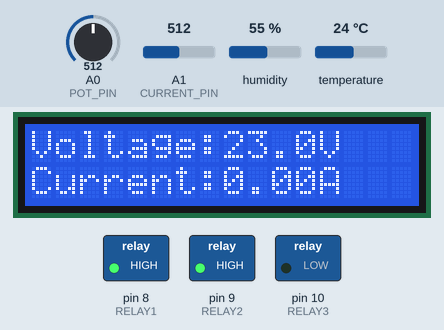
Simulated run of this sketch. Board: Arduino Uno, built with avr-gcc and run on an emulated ATmega328P. On the bench: 16×2 character LCD, switched loads named in the sketch (green lamp = pin HIGH). The test bench sets the inputs (shaded band); at power-on: A0 (POT_PIN) = 512, humidity 55 %, A1 (CURRENT_PIN) = 512, temperature 24 °C. What the sketch prints to the serial monitor is not drawn.

Above: at 9.9 s.
10.0 s: A0 (POT_PIN) set to 485
At 12.6 s:
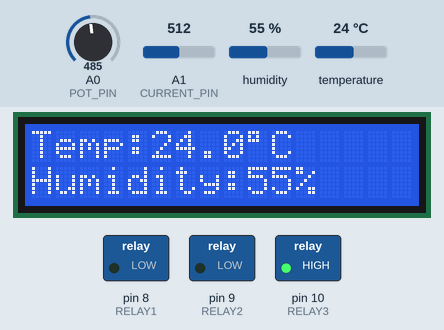
15.6 s: A0 (POT_PIN) set to 401
At 20.7 s:
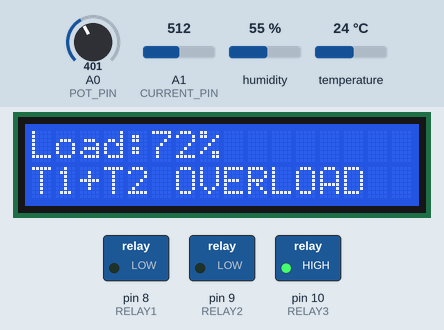
21.0 s: A0 (POT_PIN) set to 381
At 26.3 s:
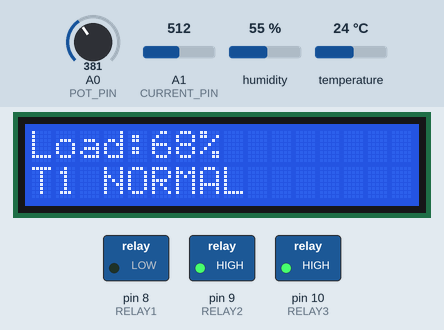
26.6 s: humidity set to 22 %
At 29.9 s:
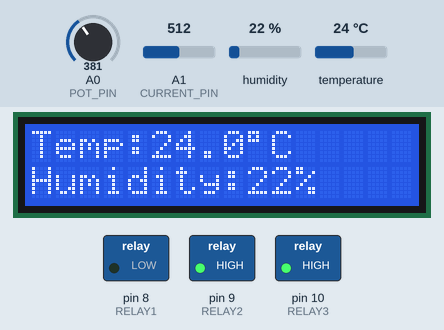
32.2 s: A1 (CURRENT_PIN) set to 566
At 34.4 s:
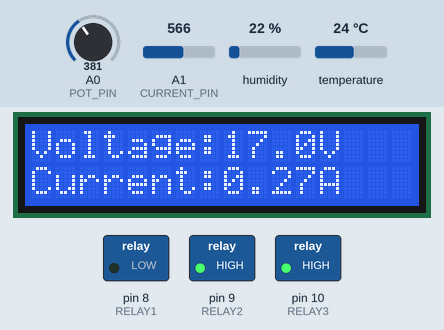
37.1 s: A0 (POT_PIN) set to 566
At 38.4 s:
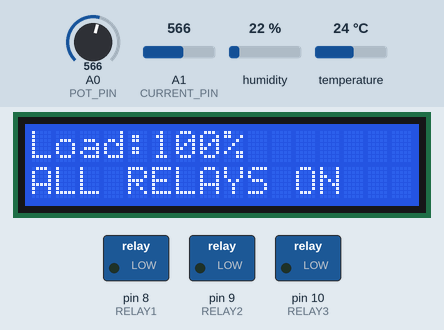
Timing chart, 0 to 41.7 s (numbered marks = the images above; inputs shaded):
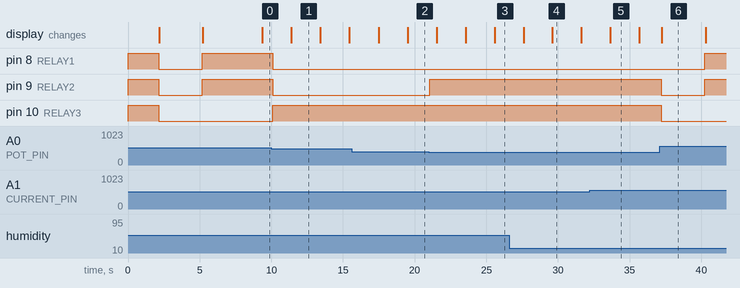

The sketch:

LOAD_BALANCING_USING_ARDUINO_DHT.ino
```cpp
#include <Wire.h>
#include <LiquidCrystal_I2C.h>
#include <DHT.h>

// =====================================================
// LCD
// =====================================================
LiquidCrystal_I2C lcd(0x27, 16, 2);

// =====================================================
// DHT11
// =====================================================
#define DHT_PIN  2
#define DHT_TYPE DHT11

DHT dht(DHT_PIN, DHT_TYPE);

// =====================================================
// Analog inputs
// =====================================================
#define POT_PIN      A0
#define CURRENT_PIN  A1

// =====================================================
// Relay pins
// =====================================================
#define RELAY1 8
#define RELAY2 9
#define RELAY3 10

// Active LOW relay module
#define RELAY_ON  LOW
#define RELAY_OFF HIGH

// =====================================================
// Arduino ADC settings
// =====================================================
const float ADC_REFERENCE = 5.0;
const int ADC_MAX = 1023;

// =====================================================
// Potentiometer settings
// Maximum value measured from your potentiometer
// =====================================================
const int POT_MAX_VALUE = 556;

// =====================================================
// Simulated voltage settings
// Voltage increases according to load percentage
// 0% load   = 0V
// 100% load = 25V
// =====================================================
const float MAX_DISPLAY_VOLTAGE = 25.0;

// =====================================================
// ACS712 current sensor settings
//
// ACS712-5A  = 0.185 V/A
// ACS712-20A = 0.100 V/A
// ACS712-30A = 0.066 V/A
// =====================================================
const float ACS_SENSITIVITY = 0.100;

// ACS712 output voltage when current is zero
float currentZeroVoltage = 2.50;

// Remove small noise around zero current
const float CURRENT_NOISE_LIMIT = 0.10;

// =====================================================
// Load limits
// =====================================================
const int NORMAL_LIMIT = 70;
const int CRITICAL_LIMIT = 90;

// =====================================================
// Variables
// =====================================================
int potValue = 0;
int loadPercent = 0;

float displayedVoltage = 0.0;
float measuredCurrent = 0.0;
float temperature = 0.0;
float humidity = 0.0;

bool emergencyTriggered = false;

// =====================================================
// LCD timing
// =====================================================
byte lcdPage = 0;

unsigned long previousLCDTime = 0;
const unsigned long LCD_PAGE_INTERVAL = 2000;

// =====================================================
// Read average analog value
// =====================================================
float readAverageADC(int pin, int samples)
{
  unsigned long total = 0;

  for (int i = 0; i < samples; i++)
  {
    total += analogRead(pin);
    delayMicroseconds(300);
  }

  return (float)total / samples;
}

// =====================================================
// Read current from ACS712
// =====================================================
float readCurrent()
{
  float adcValue = readAverageADC(CURRENT_PIN, 100);

  float sensorVoltage =
      (adcValue * ADC_REFERENCE) / ADC_MAX;

  float current =
      (sensorVoltage - currentZeroVoltage) /
      ACS_SENSITIVITY;

  // Display positive current
  if (current < 0)
  {
    current = -current;
  }

  // Remove small sensor noise
  if (current < CURRENT_NOISE_LIMIT)
  {
    current = 0.0;
  }

  return current;
}

// =====================================================
// Turn all relays OFF
// =====================================================
void allRelaysOff()
{
  digitalWrite(RELAY1, RELAY_OFF);
  digitalWrite(RELAY2, RELAY_OFF);
  digitalWrite(RELAY3, RELAY_OFF);
}

// =====================================================
// Read potentiometer, current and DHT11
// =====================================================
void readSensors()
{
  potValue = analogRead(POT_PIN);

  potValue = constrain(
      potValue,
      0,
      POT_MAX_VALUE
  );

  // Convert potentiometer into 0-100% load
  loadPercent = map(
      potValue,
      0,
      POT_MAX_VALUE,
      0,
      100
  );

  loadPercent = constrain(
      loadPercent,
      0,
      100
  );

  // Voltage increases according to load percentage
  displayedVoltage =
      (loadPercent / 100.0) *
      MAX_DISPLAY_VOLTAGE;

  // Read actual current from ACS712
  measuredCurrent = readCurrent();

  // Read DHT11
  temperature = dht.readTemperature();
  humidity = dht.readHumidity();
}

// =====================================================
// Relay control
// =====================================================
void controlRelays()
{
  // ---------------------------------------------------
  // Load below 70%
  // Relay 1 ON
  // ---------------------------------------------------
  if (loadPercent < NORMAL_LIMIT)
  {
    emergencyTriggered = false;

    digitalWrite(RELAY1, RELAY_ON);
    digitalWrite(RELAY2, RELAY_OFF);
    digitalWrite(RELAY3, RELAY_OFF);
  }

  // ---------------------------------------------------
  // Load 70% to below 90%
  // Relay 1 and Relay 2 ON
  // ---------------------------------------------------
  else if (loadPercent < CRITICAL_LIMIT)
  {
    emergencyTriggered = false;

    digitalWrite(RELAY1, RELAY_ON);
    digitalWrite(RELAY2, RELAY_ON);
    digitalWrite(RELAY3, RELAY_OFF);
  }

  // ---------------------------------------------------
  // Load 90% or above
  //
  // All relays ON for 3 seconds
  // Then Relay 1 and Relay 2 OFF
  // Relay 3 remains ON
  // ---------------------------------------------------
  else
  {
    if (!emergencyTriggered)
    {
      digitalWrite(RELAY1, RELAY_ON);
      digitalWrite(RELAY2, RELAY_ON);
      digitalWrite(RELAY3, RELAY_ON);

      lcd.clear();

      lcd.setCursor(0, 0);
      lcd.print("Load:");
      lcd.print(loadPercent);
      lcd.print("%");

      lcd.setCursor(0, 1);
      lcd.print("ALL RELAYS ON");

      delay(3000);

      emergencyTriggered = true;
    }

    digitalWrite(RELAY1, RELAY_OFF);
    digitalWrite(RELAY2, RELAY_OFF);
    digitalWrite(RELAY3, RELAY_ON);
  }
}

// =====================================================
// LCD page 1: Load and condition
// =====================================================
void displayLoadCondition()
{
  lcd.clear();

  lcd.setCursor(0, 0);
  lcd.print("Load:");
  lcd.print(loadPercent);
  lcd.print("%");

  lcd.setCursor(0, 1);

  if (loadPercent < NORMAL_LIMIT)
  {
    lcd.print("T1 NORMAL");
  }
  else if (loadPercent < CRITICAL_LIMIT)
  {
    lcd.print("T1+T2 OVERLOAD");
  }
  else
  {
    lcd.print("CRITICAL");
  }
}

// =====================================================
// LCD page 2: Voltage and current
// =====================================================
void displayVoltageCurrent()
{
  lcd.clear();

  lcd.setCursor(0, 0);
  lcd.print("Voltage:");
  lcd.print(displayedVoltage, 1);
  lcd.print("V");

  lcd.setCursor(0, 1);
  lcd.print("Current:");
  lcd.print(measuredCurrent/10, 2);
  lcd.print("A");
}

// =====================================================
// LCD page 3: Temperature and humidity
// =====================================================
void displayTemperatureHumidity()
{
  lcd.clear();

  lcd.setCursor(0, 0);
  lcd.print("Temp:");

  if (isnan(temperature))
  {
    lcd.print("Error");
  }
  else
  {
    lcd.print(temperature, 1);
    lcd.print((char)223);
    lcd.print("C");
  }

  lcd.setCursor(0, 1);
  lcd.print("Humidity:");

  if (isnan(humidity))
  {
    lcd.print("Error");
  }
  else
  {
    lcd.print(humidity, 0);
    lcd.print("%");
  }
}

// =====================================================
// Update LCD pages
// =====================================================
void updateLCD()
{
  if (lcdPage == 0)
  {
    displayLoadCondition();
  }
  else if (lcdPage == 1)
  {
    displayVoltageCurrent();
  }
  else
  {
    displayTemperatureHumidity();
  }

  lcdPage++;

  if (lcdPage > 2)
  {
    lcdPage = 0;
  }
}

// =====================================================
// Serial Monitor
// =====================================================
void printSerialData()
{
  Serial.print("Pot: ");
  Serial.print(potValue);

  Serial.print(" | Load: ");
  Serial.print(loadPercent);
  Serial.print("%");

  Serial.print(" | Voltage: ");
  Serial.print(displayedVoltage, 2);
  Serial.print("V");

  Serial.print(" | Current: ");
  Serial.print(measuredCurrent, 2);
  Serial.print("A");

  Serial.print(" | Temperature: ");

  if (isnan(temperature))
  {
    Serial.print("Error");
  }
  else
  {
    Serial.print(temperature, 1);
    Serial.print("C");
  }

  Serial.print(" | Humidity: ");

  if (isnan(humidity))
  {
    Serial.print("Error");
  }
  else
  {
    Serial.print(humidity, 1);
    Serial.print("%");
  }

  Serial.print(" | Condition: ");

  if (loadPercent < NORMAL_LIMIT)
  {
    Serial.println("NORMAL");
  }
  else if (loadPercent < CRITICAL_LIMIT)
  {
    Serial.println("OVERLOAD");
  }
  else
  {
    Serial.println("CRITICAL");
  }
}

// =====================================================
// Setup
// =====================================================
void setup()
{
  Serial.begin(9600);

  pinMode(RELAY1, OUTPUT);
  pinMode(RELAY2, OUTPUT);
  pinMode(RELAY3, OUTPUT);

  allRelaysOff();

  lcd.init();
  lcd.backlight();

  dht.begin();

  lcd.clear();
  lcd.setCursor(0, 0);
  lcd.print("2 Transformer");

  lcd.setCursor(0, 1);
  lcd.print("Load Balancing");

  delay(2000);

  readSensors();
  controlRelays();
  displayLoadCondition();

  previousLCDTime = millis();
}

// =====================================================
// Main loop
// =====================================================
void loop()
{
  readSensors();

  controlRelays();

  printSerialData();

  if (millis() - previousLCDTime >= LCD_PAGE_INTERVAL)
  {
    previousLCDTime = millis();
    updateLCD();
  }

  delay(300);
}
```

Measured:
- the behaviour switches between 501 and 500 on A0 (POT_PIN) (found by bisection; images 0 and 1)
- the behaviour switches between 390 and 389 on A0 (POT_PIN) (found by bisection; images 2 and 3)
- after the input at 10.0 s, pin 8 (RELAY1), pin 9 (RELAY2): HIGH → LOW after 0.12 s; pin 10 (RELAY3): LOW → HIGH after 0.12 s
- after the input at 21.0 s, pin 9 (RELAY2): LOW → HIGH after 0.06 s
- after the input at 37.1 s, pin 8 (RELAY1): LOW → HIGH after 3.1 s; pin 9 (RELAY2): HIGH → LOW after 0.10 s, → HIGH 3.0 s later; pin 10 (RELAY3): HIGH → LOW after 0.10 s; the display: changes after 0.12 s (image 6)
- what the display in image 1 shows lasts 2.0 s, from 11.4 s to 13.4 s
